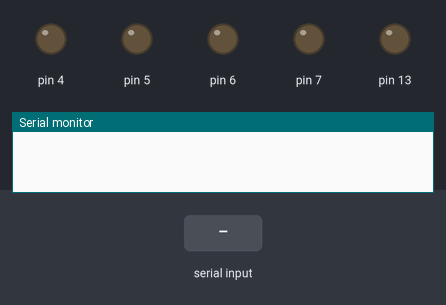
Bench run of a sketch on a simulated Arduino Uno, built with avr-gcc and run on an emulated ATmega328P. On the bench: output pins drawn as LEDs (lit = HIGH), the last lines printed to the serial monitor. The inputs (shaded band) are chosen by the test bench.

Above: at 1.2 s.
1.3 s: "1" received over the second serial link
At 1.9 s:
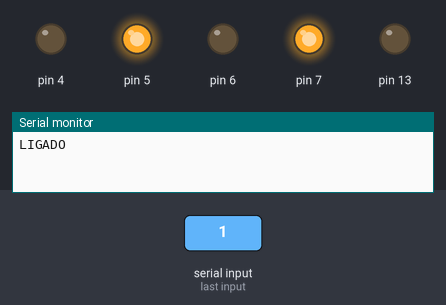
2.8 s: "0" received over the second serial link
At 3.1 s:
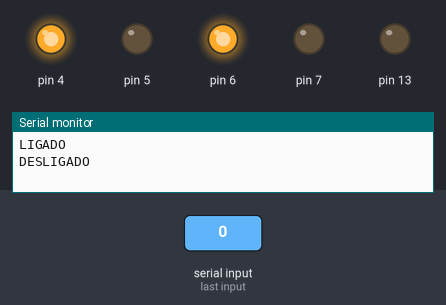
4.3 s: "2" received over the second serial link
At 5.4 s:
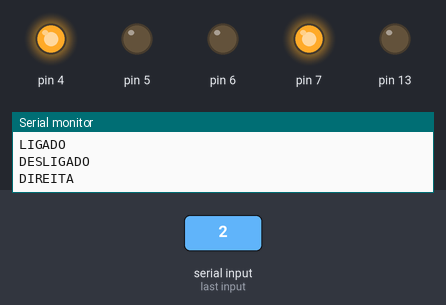
5.8 s: "3" received over the second serial link
At 6.5 s:
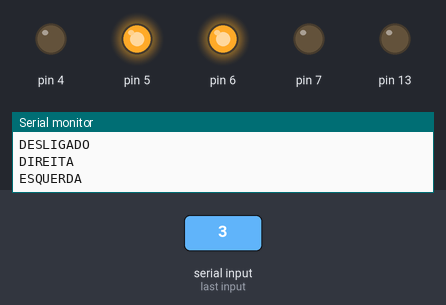
Timing chart, 0 to 8.3 s (numbered marks = the images above; inputs shaded):
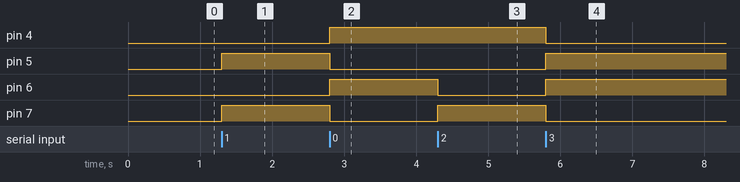

The sketch:

bluetooth_arduino.ino
```cpp
#include <SoftwareSerial.h>

// Definição dos pinos para comunicação com o módulo Bluetooth
int bluetoothTx = 9;  // Pino TX do módulo Bluetooth conectado ao RX do Arduino
int bluetoothRx = 8;  // Pino RX do módulo Bluetooth conectado ao TX do Arduino

// Inicialização do objeto para comunicação Bluetooth
SoftwareSerial bluetooth(bluetoothRx, bluetoothTx);


void setup()
{
  // Inicialização da comunicação serial padrão (para comunicação com o computador via USB)
  Serial.begin(9600);

  // Inicialização da comunicação serial com o módulo Bluetooth
  bluetooth.begin(9600);

  // Motor Esquerdo
  pinMode(13, OUTPUT);
  pinMode(7, OUTPUT);
  pinMode(6, OUTPUT);
  pinMode(5, OUTPUT);
  pinMode(4, OUTPUT);
}


void loop()
{
   if(bluetooth.available() > 0)
   {
	char direcao = bluetooth.read();
    // Condicional para Ligar o LED
    if (direcao == '1') {
    digitalWrite(7,HIGH);
    digitalWrite(6,LOW);
    digitalWrite(5,HIGH);
    digitalWrite(4,LOW);
    Serial.println("LIGADO");
    }
    // Condicional para Desligar o LED
    if (direcao == '0') {
    digitalWrite(7,LOW);
    digitalWrite(6,HIGH);
    digitalWrite(5,LOW);
    digitalWrite(4,HIGH);
    Serial.println("DESLIGADO");
    }

    if (direcao == '2'){
      digitalWrite(7,HIGH);
      digitalWrite(6,LOW);
      digitalWrite(5,LOW);
      digitalWrite(4,HIGH);
      Serial.println("DIREITA");
    }
    if (direcao == '3'){
      digitalWrite(7,LOW);
      digitalWrite(6,HIGH);
      digitalWrite(5,HIGH);
      digitalWrite(4,LOW);
      Serial.println("ESQUERDA");
    }
   }
}
```

Measured:
- after the input at 1.3 s, pin 5, pin 7: LOW → HIGH at once
- after the input at 2.8 s, pin 4, pin 6: LOW → HIGH at once; pin 5, pin 7: HIGH → LOW at once
- after the input at 4.3 s, pin 6: HIGH → LOW at once; pin 7: LOW → HIGH at once
- after the input at 5.8 s, pin 4, pin 7: HIGH → LOW at once; pin 5, pin 6: LOW → HIGH at once
